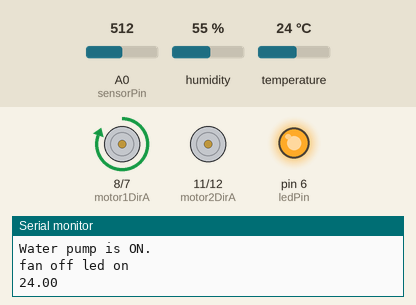
The sketch below on a simulated Arduino Uno, built with avr-gcc and run on an emulated ATmega328P. Parts: motor-driver pin pairs drawn as motors (green arrow = first pin HIGH = forward, orange = second pin HIGH = backward, longer = more drive, scaled by the enable pin), output pins drawn as LEDs (lit = HIGH), the last lines printed to the serial monitor. Inputs (shaded band) come from the test bench; at power-on: temperature 24 °C, A0 (sensorPin) = 512, humidity 55 %.

Above: at 1.8 s.
1.9 s: temperature set to 27 °C
3.4 s: temperature set to 30 °C
At 4.8 s:
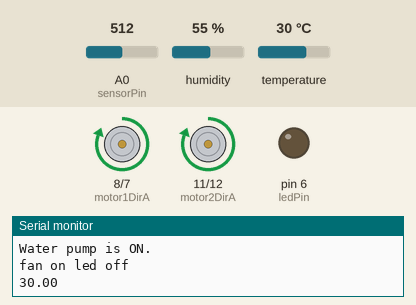
5.6 s: A0 (sensorPin) set to 682
7.3 s: A0 (sensorPin) set to 714
At 9.2 s:
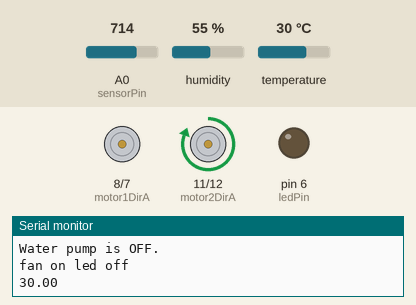
9.7 s: temperature set to 12 °C
At 10.8 s:
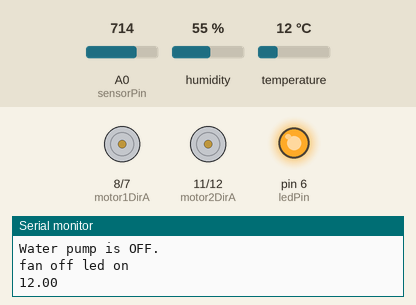
11.7 s: temperature set to 33 °C
At 13.6 s:
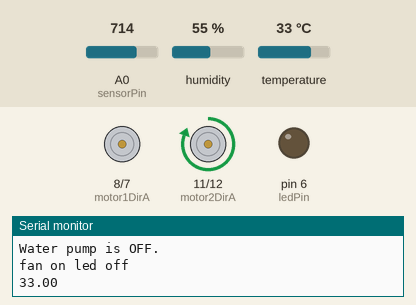
Timing chart, 0 to 14.8 s (numbered marks = the images above; inputs shaded):
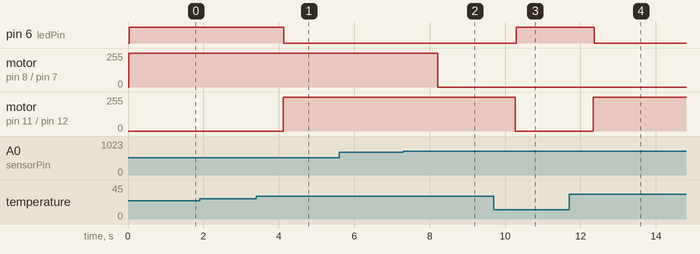

The sketch:

all.ino
```cpp
#include <DHT.h>

#define DHTPIN 2    // Pin where the DHT11 is connected
#define DHTTYPE DHT11

DHT dht(DHTPIN, DHTTYPE);


const int sensorPin = A0;
int soilMoistureValue;
int thresholdValue = 700;  // Set your threshold value
int motor1PWM = 9;
int motor1DirA = 8;
int motor1DirB = 7;

int motor2PWM = 10;
int motor2DirA = 11;
int motor2DirB = 12;


 // Analog pin for temperature sensor
const int fanPin = 13;         // Pin for the fan
const int ledPin = 6;          // Pin for the LED

const float temperatureThreshold = 28.0;

void setup() {
    Serial.begin(9600);
      dht.begin();


        pinMode(motor1PWM, OUTPUT);
      pinMode(motor1DirA, OUTPUT);
      pinMode(motor1DirB, OUTPUT);

      pinMode(motor2PWM, OUTPUT);
      pinMode(motor2DirA, OUTPUT);
      pinMode(motor2DirB, OUTPUT);
       pinMode(ledPin, OUTPUT);
}

void loop() {
     float temperature = dht.readTemperature();


    soilMoistureValue = analogRead(sensorPin);

    Serial.print("Soil Moisture: ");
    Serial.println(soilMoistureValue);

    if (soilMoistureValue < thresholdValue) {
        Serial.println("Soil is dry!");
        // Perform actions for dry soil
        turnOnPump();  // Call function to turn on the pump
    } else {
        Serial.println("Soil is moist or wet.");
        // Perform actions for moist or wet soil
        turnOffPump();  // Call function to turn off the pump
    }
  // Compare temperature and control fan and LED
  if (temperature > temperatureThreshold) {
    digitalWrite(motor2DirA, HIGH);
  digitalWrite(motor2DirB, LOW);
  analogWrite(motor2PWM, 255);
    Serial.println("fan on led off");
                   Serial.println(temperature);

    digitalWrite(fanPin, HIGH);  // Turn on the fan
    digitalWrite(ledPin, LOW);   // Turn off the LED
  } else {
     digitalWrite(motor2DirA, LOW);
  digitalWrite(motor2DirB, LOW);
  analogWrite(motor2PWM, 255);
        Serial.println("fan off led on");
               Serial.println(temperature);

    digitalWrite(fanPin, LOW);   // Turn off the fan
    digitalWrite(ledPin, HIGH);  // Turn on the LED
  }

    delay(1000);
}


void turnOnPump() {
     digitalWrite(motor1DirA, HIGH);
  digitalWrite(motor1DirB, LOW);
  analogWrite(motor1PWM, 255);
    Serial.println("Water pump is ON.");
}

void turnOffPump() {
     digitalWrite(motor1DirA, LOW);
  digitalWrite(motor1DirB, LOW);
  analogWrite(motor1PWM, 255);
    Serial.println("Water pump is OFF.");
}
```

Measured:
- the behaviour switches between 28 and 29 °C on temperature (found by bisection; images 0 and 1)
- the behaviour switches between 699 and 700 on A0 (sensorPin) (found by bisection; images 1 and 2)
- after the input at 3.4 s, pin 6 (ledPin): HIGH → LOW after 0.73 s; motor on pin 11 (motor2DirA) / pin 12 (motor2DirB): stopped → forward 255/255 after 0.72 s
- after the input at 7.3 s, motor on pin 8 (motor1DirA) / pin 7 (motor1DirB): forward 255/255 → stopped after 0.91 s
- after the input at 9.7 s, pin 6 (ledPin): LOW → HIGH after 0.60 s; motor on pin 11 (motor2DirA) / pin 12 (motor2DirB): forward 255/255 → stopped after 0.58 s
- after the input at 11.7 s, pin 6 (ledPin): HIGH → LOW after 0.67 s; motor on pin 11 (motor2DirA) / pin 12 (motor2DirB): stopped → forward 255/255 after 0.64 s
